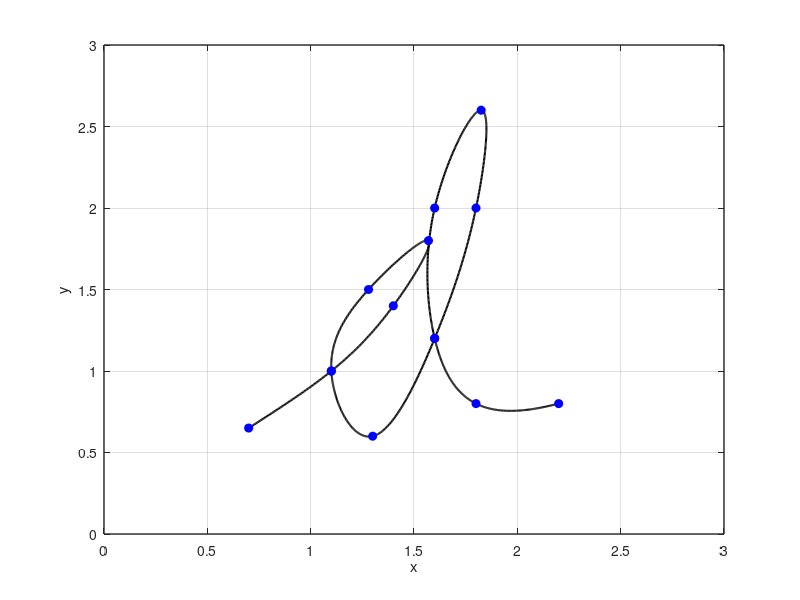

MATLAB code to generate this figure:
x = [0.7 1.1 1.4 1.57 1.28 1.1 1.3 1.6 1.8 1.825 1.6 1.6 1.8 2.2];
y = [0.65 1 1.4 1.8 1.5 1 0.6 1.2 2 2.6 2 1.2 0.8 0.8];

n = length(x);
t = 0:n-1;
tt = 0:0.01:n-1;

xx = spline(t, x, tt);
yy = spline(t, y, tt);

figure(1)
plot(xx, yy, 'k', 'LineWidth', 1.5)
hold on
plot(x, y , 'bo', 'MarkerFaceColor', 'b')
axis([0 3 0 3])
grid on
xlabel('x')
ylabel('y')
set(gca, 'FontSize', 10, 'LineWidth', 1)
grid on